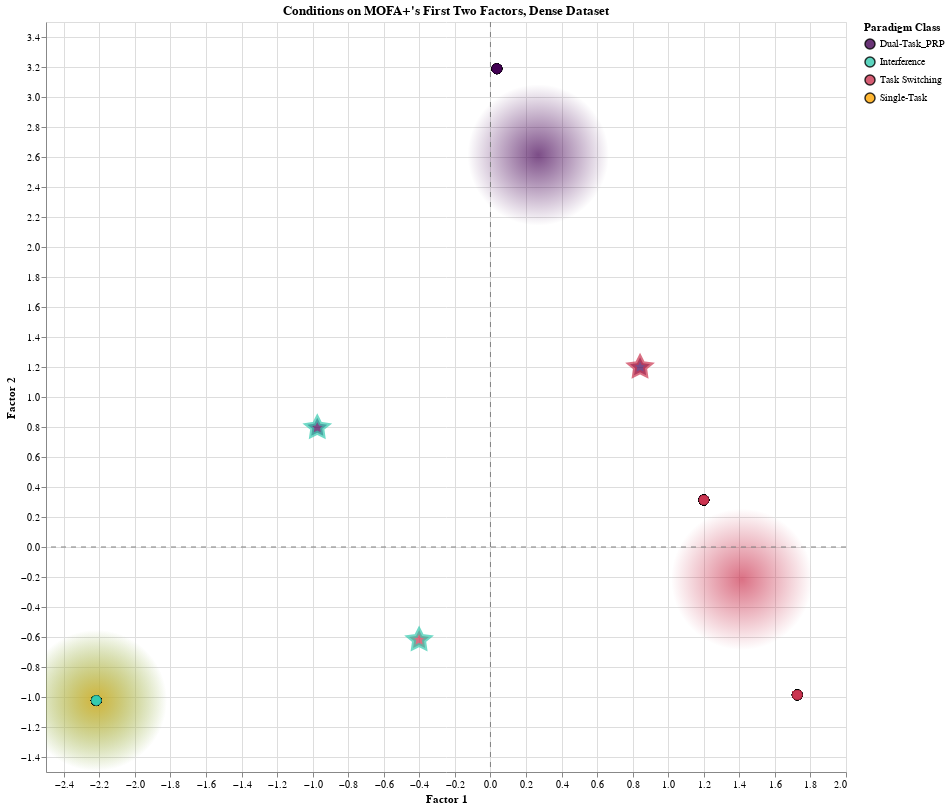

This figure's notebook cell:
### Markdown cell above
The plot below is the direct analog of the PCA scatter plot. Each point is an experimental condition, plotted in the space defined by the latent factors. We color by the paradigm class (group) assigned during preprocessing to see if the factors successfully separate these classes.

### Code cell
# --- 5. Define Tooltip Columns ---
tooltip_cols = [
    alt.Tooltip('Experiment:N', title='Experiment'),
    alt.Tooltip('Paradigm:N', title='Paradigm Class'),
    alt.Tooltip('Task 2 Response Probability:Q', title='T2 Response Probability', format='.2f'),
    alt.Tooltip('Inter-task SOA:N', title='Inter-task SOA'),
    alt.Tooltip('Distractor SOA:N', title='Distractor SOA'),
    alt.Tooltip('Task 1 CSI:Q', title='T1 CSI', format='.0f'),
    alt.Tooltip('Task 2 CSI:Q', title='T2 CSI', format='.0f'),
    alt.Tooltip('RSI:Q', title='RSI', format='.0f'),
    alt.Tooltip('RSI is Predictable:N', title='RSI Predictable'),
    alt.Tooltip('Switch Rate:Q', title='Switch Rate (%)', format='.1f'),
    alt.Tooltip('Trial Transition Type:N', title='Transition Type'),
    alt.Tooltip('Stimulus-Stimulus Congruency:N', title='Stimulus-Stimulus Congruency'),
    alt.Tooltip('Stimulus-Response Congruency:N', title='Stimulus-Response Congruency'),
    alt.Tooltip('Stimulus Bivalence & Congruency:N', title='Stimulus Bivalence & Congruency'),
    alt.Tooltip('Response Set Overlap:N', title='Response Set Overlap'),
    alt.Tooltip('Task 1 Stimulus-Response Mapping:N', title='T1 Stimulus-Response Mapping'),
    alt.Tooltip('Task 2 Stimulus-Response Mapping:N', title='T2 Stimulus-Response Mapping'),
    alt.Tooltip('Task 1 Difficulty:Q', title='T1 Difficulty', format='.1f'),
    alt.Tooltip('Task 2 Difficulty:Q', title='T2 Difficulty', format='.1f'),
    alt.Tooltip('Task 2 CSI is NA:N', title='T2 CSI is N/A'),
    alt.Tooltip('Task 2 Difficulty is NA:N', title='T2 Difficulty is N/A'),
    alt.Tooltip('Inter-task SOA is NA:N', title='Inter-task SOA is N/A'),
    alt.Tooltip('Distractor SOA is NA:N', title='Distractor SOA is N/A')
]
model_filepath = f"mofa_models/cognitive_control_conditions_ard_factors_{ard_factors}_model.hdf5" 
mofa_model = mfx.mofa_model(model_filepath)
factors_df = mofa_model.get_factors(df=True)
# --- 1. Combine data and calculate centroids ---
mofa_plot_df = pd.concat([
    df_processed.reset_index(drop=True),
    factors_df.reset_index(drop=True)
], axis=1)
mofa_plot_df['Point Type'] = 'Empirical Data'
display(mofa_plot_df.head())

centroids_df = au.find_centroids(mofa_plot_df[[c for c in mofa_plot_df.columns if c.startswith("Factor")] + ["Paradigm"]], paradigm_col='Paradigm')
centroids_df = pd.DataFrame.from_dict(centroids_df, orient='index').reset_index()
centroids_df = centroids_df.rename(columns={'index': 'Paradigm'})
centroids_df['Point Type'] = 'Centroid'

# --- 2. Generate interpolated points using the new utility function ---
interpolation_pairs = [
    ('Dual-Task_PRP', 'Task Switching'),
    ('Dual-Task_PRP', 'Interference'),
    ('Task Switching', 'Interference')
]

model_artifacts_mofa = {'type': 'mofa', 'model': mofa_model, 'preprocessor': preprocessor}

interpolated_df = au.generate_interpolated_points(
    latent_space_df=mofa_plot_df,
    model_artifacts=model_artifacts_mofa,
    interpolation_pairs=interpolation_pairs
)

final_plot_df = pd.concat([mofa_plot_df, centroids_df, interpolated_df], ignore_index=True)
final_plot_df['Parent1'] = final_plot_df['Parent1'].fillna('N/A')
final_plot_df['Parent2'] = final_plot_df['Parent2'].fillna('N/A')
final_plot_df = plot.add_na_mask_from_flag(final_plot_df)

# Now, call the plotting function from plot.py
mofa_chart = plot.create_latent_space_plot(final_plot_df, "Factor1", "Factor2", "Factor 1", "Factor 2", "Conditions on MOFA+'s First Two Factors, Dense Dataset", tooltip_cols,
                                          has_interpolation=True, output_filename="mofa_plot_dense_dataset.json")
mofa_chart

### Figure 1 — Vega-Lite specification as saved in the notebook (floating-point values rounded to 4 significant figures; data arrays with more than 128 entries replaced by an {"elided": "..."} marker saying what was removed)
{"config": {"view": {"continuousWidth": 300, "continuousHeight": 300}}, "layer": [{"data": {"name": "data-10d4e69ea86337c9ad0e337ba22b9da9"}, "mark": {"type": "circle", "size": 20000}, "encoding": {"color": {"value": {"gradient": "radial", "stops": [{"color": "#440154", "offset": 0}, {"color": "rgba(68, 1, 84, 0)", "offset": 1}]}}, "x": {"field": "Factor1", "type": "quantitative"}, "y": {"field": "Factor2", "type": "quantitative"}}, "name": "view_1", "transform": [{"filter": "((datum.Paradigm === 'Dual-Task_PRP') && (datum['Point Type'] === 'Centroid'))"}]}, {"data": {"name": "data-10d4e69ea86337c9ad0e337ba22b9da9"}, "mark": {"type": "circle", "size": 20000}, "encoding": {"color": {"value": {"gradient": "radial", "stops": [{"color": "#34CBAF", "offset": 0}, {"color": "rgba(52, 203, 175, 0)", "offset": 1}]}}, "x": {"field": "Factor1", "type": "quantitative"}, "y": {"field": "Factor2", "type": "quantitative"}}, "transform": [{"filter": "((datum.Paradigm === 'Interference') && (datum['Point Type'] === 'Centroid'))"}]}, {"data": {"name": "data-10d4e69ea86337c9ad0e337ba22b9da9"}, "mark": {"type": "circle", "size": 20000}, "encoding": {"color": {"value": {"gradient": "radial", "stops": [{"color": "#CB3450", "offset": 0}, {"color": "rgba(203, 52, 80, 0)", "offset": 1}]}}, "x": {"field": "Factor1", "type": "quantitative"}, "y": {"field": "Factor2", "type": "quantitative"}}, "transform": [{"filter": "((datum.Paradigm === 'Task Switching') && (datum['Point Type'] === 'Centroid'))"}]}, {"data": {"name": "data-10d4e69ea86337c9ad0e337ba22b9da9"}, "mark": {"type": "circle", "size": 20000}, "encoding": {"color": {"value": {"gradient": "radial", "stops": [{"color": "#FFA500", "offset": 0}, {"color": "rgba(255, 165, 0, 0)", "offset": 1}]}}, "x": {"field": "Factor1", "type": "quantitative"}, "y": {"field": "Factor2", "type": "quantitative"}}, "transform": [{"filter": "((datum.Paradigm === 'Single-Task') && (datum['Point Type'] === 'Centroid'))"}]}, {"data": {"name": "data-10d4e69ea86337c9ad0e337ba22b9da9"}, "mark": {"type": "circle", "opacity": 0.8, "size": 100, "stroke": "black", "strokeWidth": 0.2}, "encoding": {"color": {"field": "Paradigm", "scale": {"domain": ["Dual-Task_PRP", "Interference", "Task Switching", "Single-Task"], "range": ["#440154", "#34CBAF", "#CB3450", "#FFA500"]}, "title": "Paradigm Class", "type": "nominal"}, "tooltip": [{"field": "Experiment", "title": "Experiment", "type": "nominal"}, {"field": "Paradigm", "title": "Paradigm Class", "type": "nominal"}, {"field": "Task 2 Response Probability", "format": ".2f", "title": "T2 Response Probability", "type": "quantitative"}, {"field": "Inter-task SOA", "title": "Inter-task SOA", "type": "nominal"}, {"field": "Distractor SOA", "title": "Distractor SOA", "type": "nominal"}, {"field": "Task 1 CSI", "format": ".0f", "title": "T1 CSI", "type": "quantitative"}, {"field": "Task 2 CSI", "format": ".0f", "title": "T2 CSI", "type": "quantitative"}, {"field": "RSI", "format": ".0f", "title": "RSI", "type": "quantitative"}, {"field": "RSI is Predictable", "title": "RSI Predictable", "type": "nominal"}, {"field": "Switch Rate", "format": ".1f", "title": "Switch Rate (%)", "type": "quantitative"}, {"field": "Trial Transition Type", "title": "Transition Type", "type": "nominal"}, {"field": "Stimulus-Stimulus Congruency", "title": "Stimulus-Stimulus Congruency", "type": "nominal"}, {"field": "Stimulus-Response Congruency", "title": "Stimulus-Response Congruency", "type": "nominal"}, {"field": "Stimulus Bivalence & Congruency", "title": "Stimulus Bivalence & Congruency", "type": "nominal"}, {"field": "Response Set Overlap", "title": "Response Set Overlap", "type": "nominal"}, {"field": "Task 1 Stimulus-Response Mapping", "title": "T1 Stimulus-Response Mapping", "type": "nominal"}, {"field": "Task 2 Stimulus-Response Mapping", "title": "T2 Stimulus-Response Mapping", "type": "nominal"}, {"field": "Task 1 Difficulty", "format": ".1f", "title": "T1 Difficulty", "type": "quantitative"}, {"field": "Task 2 Difficulty", "format": ".1f", "title": "T2 Difficulty", "type": "quantitative"}, {"field": "Task 2 CSI is NA", "title": "T2 CSI is N/A", "type": "nominal"}, {"field": "Task 2 Difficulty is NA", "title": "T2 Difficulty is N/A", "type": "nominal"}, {"field": "Inter-task SOA is NA", "title": "Inter-task SOA is N/A", "type": "nominal"}, {"field": "Distractor SOA is NA", "title": "Distractor SOA is N/A", "type": "nominal"}], "x": {"field": "Factor1", "title": "Factor 1", "type": "quantitative"}, "y": {"field": "Factor2", "title": "Factor 2", "type": "quantitative"}}, "transform": [{"filter": "(datum['Point Type'] === 'Empirical Data')"}]}, {"data": {"name": "data-10d4e69ea86337c9ad0e337ba22b9da9"}, "mark": {"type": "point", "filled": true, "shape": "M0,.5L.6,.8L.5,.1L1,-.3L.3,-.4L0,-1L-.3,-.4L-1,-.3L-.5,.1L-.6,.8L0,.5Z", "size": 400, "strokeWidth": 4}, "encoding": {"color": {"field": "Parent1", "legend": null, "scale": {"domain": ["Dual-Task_PRP", "Interference", "Task Switching", "Single-Task"], "range": ["#440154", "#34CBAF", "#CB3450", "#FFA500"]}, "title": "Paradigm Class", "type": "nominal"}, "stroke": {"field": "Parent2", "legend": null, "scale": {"domain": ["Dual-Task_PRP", "Interference", "Task Switching", "Single-Task"], "range": ["#440154", "#34CBAF", "#CB3450", "#FFA500"]}, "title": "Paradigm Class", "type": "nominal"}, "tooltip": [{"field": "Experiment", "title": "Experiment", "type": "nominal"}, {"field": "Paradigm", "title": "Paradigm Class", "type": "nominal"}, {"field": "Task 2 Response Probability", "format": ".2f", "title": "T2 Response Probability", "type": "quantitative"}, {"field": "Inter-task SOA", "title": "Inter-task SOA", "type": "nominal"}, {"field": "Distractor SOA", "title": "Distractor SOA", "type": "nominal"}, {"field": "Task 1 CSI", "format": ".0f", "title": "T1 CSI", "type": "quantitative"}, {"field": "Task 2 CSI", "format": ".0f", "title": "T2 CSI", "type": "quantitative"}, {"field": "RSI", "format": ".0f", "title": "RSI", "type": "quantitative"}, {"field": "RSI is Predictable", "title": "RSI Predictable", "type": "nominal"}, {"field": "Switch Rate", "format": ".1f", "title": "Switch Rate (%)", "type": "quantitative"}, {"field": "Trial Transition Type", "title": "Transition Type", "type": "nominal"}, {"field": "Stimulus-Stimulus Congruency", "title": "Stimulus-Stimulus Congruency", "type": "nominal"}, {"field": "Stimulus-Response Congruency", "title": "Stimulus-Response Congruency", "type": "nominal"}, {"field": "Stimulus Bivalence & Congruency", "title": "Stimulus Bivalence & Congruency", "type": "nominal"}, {"field": "Response Set Overlap", "title": "Response Set Overlap", "type": "nominal"}, {"field": "Task 1 Stimulus-Response Mapping", "title": "T1 Stimulus-Response Mapping", "type": "nominal"}, {"field": "Task 2 Stimulus-Response Mapping", "title": "T2 Stimulus-Response Mapping", "type": "nominal"}, {"field": "Task 1 Difficulty", "format": ".1f", "title": "T1 Difficulty", "type": "quantitative"}, {"field": "Task 2 Difficulty", "format": ".1f", "title": "T2 Difficulty", "type": "quantitative"}, {"field": "Task 2 CSI is NA", "title": "T2 CSI is N/A", "type": "nominal"}, {"field": "Task 2 Difficulty is NA", "title": "T2 Difficulty is N/A", "type": "nominal"}, {"field": "Inter-task SOA is NA", "title": "Inter-task SOA is N/A", "type": "nominal"}, {"field": "Distractor SOA is NA", "title": "Distractor SOA is N/A", "type": "nominal"}], "x": {"field": "Factor1", "type": "quantitative"}, "y": {"field": "Factor2", "type": "quantitative"}}, "transform": [{"filter": "(datum['Point Type'] === 'Interpolated')"}]}, {"data": {"name": "data-a0a55d106695e8d630baff0f16eee66d"}, "mark": {"type": "rule", "color": "grey", "strokeDash": [5, 5]}, "encoding": {"y": {"field": "y", "type": "quantitative"}}}, {"data": {"name": "data-d285a7403ed98ae579761d64a864032b"}, "mark": {"type": "rule", "color": "grey", "strokeDash": [5, 5]}, "encoding": {"x": {"field": "x", "type": "quantitative"}}}], "height": 750, "params": [{"name": "param_1", "select": {"type": "interval", "encodings": ["x", "y"]}, "bind": "scales", "views": ["view_1"]}], "resolve": {"legend": {"color": "shared"}, "scale": {"color": "independent", "stroke": "independent"}}, "title": "Conditions on MOFA+'s First Two Factors, Dense Dataset", "width": 800, "$schema": "https://vega.github.io/schema/vega-lite/v5.20.1.json", "datasets": {"data-10d4e69ea86337c9ad0e337ba22b9da9": {"elided": "356 records"}, "data-a0a55d106695e8d630baff0f16eee66d": [{"y": 0}], "data-d285a7403ed98ae579761d64a864032b": [{"x": 0}]}}
